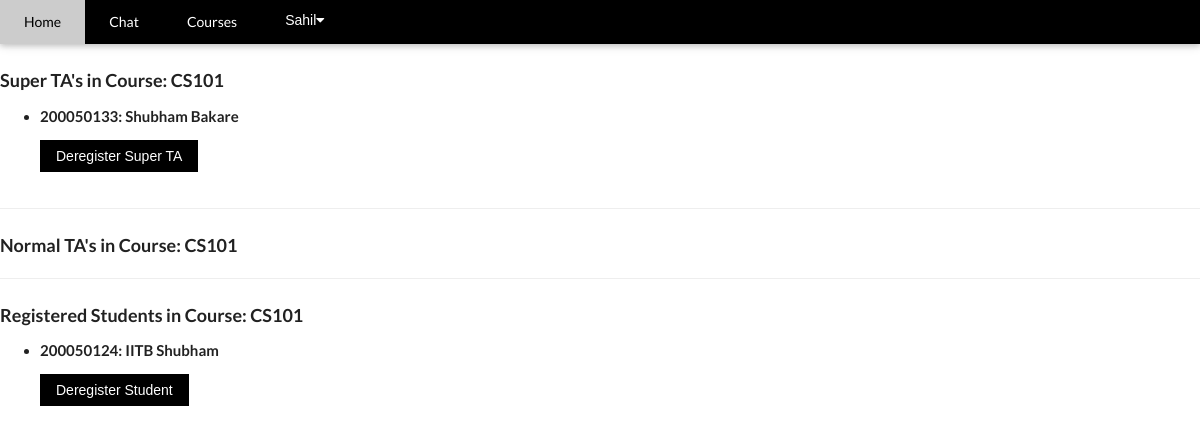
The app's page /1/course-view/registered-students/ (signed in), older data.
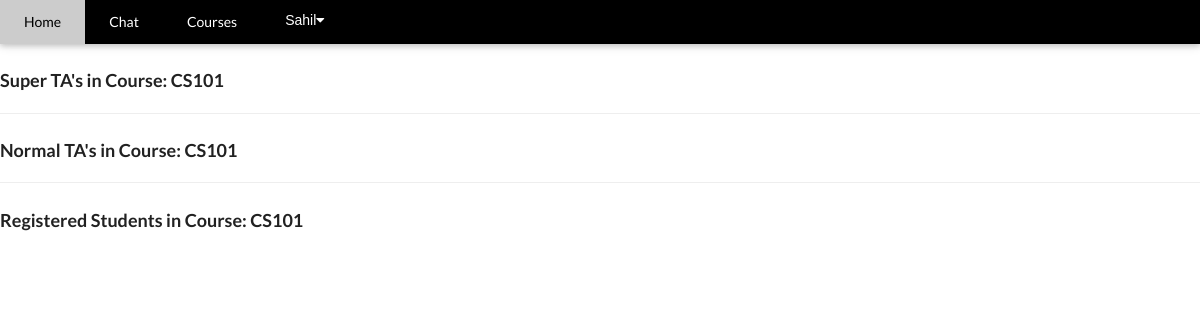
The same page, newer data.
### core/models.py (models this page shows)
class Student(models.Model):
    course = models.ForeignKey(Course, on_delete=models.CASCADE)
    user = models.ForeignKey(User, on_delete=models.CASCADE)
    is_ta = models.BooleanField()
    is_super_ta = models.BooleanField()

### authentication/models.py (models this page shows, shortened)
class User(AbstractUser):
    username = None
    role = models.CharField(max_length=12, error_messages={
        'required': "Role must be provided"
    })
    email = models.EmailField(unique=True, blank=False,
                              error_messages={
                                  'unique': "A user with that email already exists.",
                              })
    roll_number = models.CharField(unique=True, blank=False,default=0, max_length=10)
    USERNAME_FIELD = "email"
    REQUIRED_FIELDS = []
    objects = UserManager()

### core/views.py (the view)
# urls.py: path('<int:id>/course-view/registered-students/', view_registered_students, name='registered-students'),
def view_registered_students(request, id):
    course = get_object_or_404(Course, id=id)
    student_list = Student.objects.filter(course=course)
    return render(request, "core/instructor/registered_students.html", {'course': course, 'student_list': student_list})

### templates/core/instructor/registered_students.html (shortened to what this page needs)
{% extends 'base.html' %}
{% load static %}
{% block content %}
            <h3> Super TA's in Course: {{course.course_name}}</h3>
            {% if request.user.is_authenticated and request.user.role == 'instructor' %}
            <ul >
                {% for foo in student_list %}
                {% if foo.is_ta == 1 and foo.is_super_ta == 1 %}
                     <li><h4>{{foo.user.roll_number }}: {{ foo.user.first_name}} {{foo.user.last_name }} </h4>
                    <a href="deregister_student/{{foo.id}}"><button class="w3-button w3-black w3-margin-bottom" onclick="document.getElementById('ticketModal').style.display='block'">Deregister Super TA</button></a>
                {% endif %}
                {% endfor %}
            </ul>
            {% endif %}
            <hr>
            <h3> Normal TA's in Course: {{course.course_name}}</h3>
            <hr>
            <h3> Registered Students in Course: {{course.course_name}}</h3>
            {% if request.user.is_authenticated and request.user.role == 'instructor' %}
            <ul>
                {% for foo in student_list %}
                {% if foo.is_ta == 0 %}
                     <li><h4>{{foo.user.roll_number }}: {{ foo.user.first_name}} {{foo.user.last_name }} </h4>
                    <a href="deregister_student/{{foo.id}}"><button class="w3-button w3-black w3-margin-bottom" onclick="document.getElementById('ticketModal').style.display='block'">Deregister Student</button></a>
                {% endif %}
                {% endfor %}
            </ul>
            {% endif %}
{% endblock %}

Row changes from the older to the newer data that the page shows:
removed Student: user.roll_number "200050133", user.first_name "Shubham", user.last_name "Bakare", shown under "Super TA's in Course: CS101"
removed Student: user.roll_number "200050124", user.first_name "IITB", user.last_name "Shubham", shown under "Registered Students in Course: CS101"
